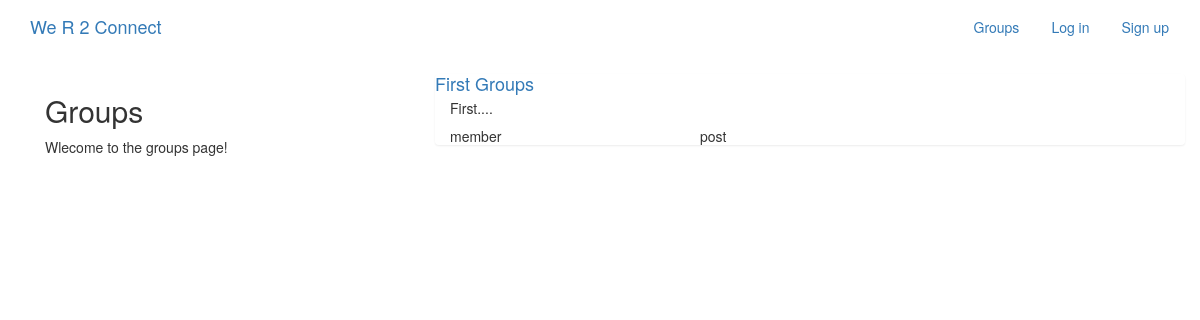
The page /groups/ on the database as committed earlier.
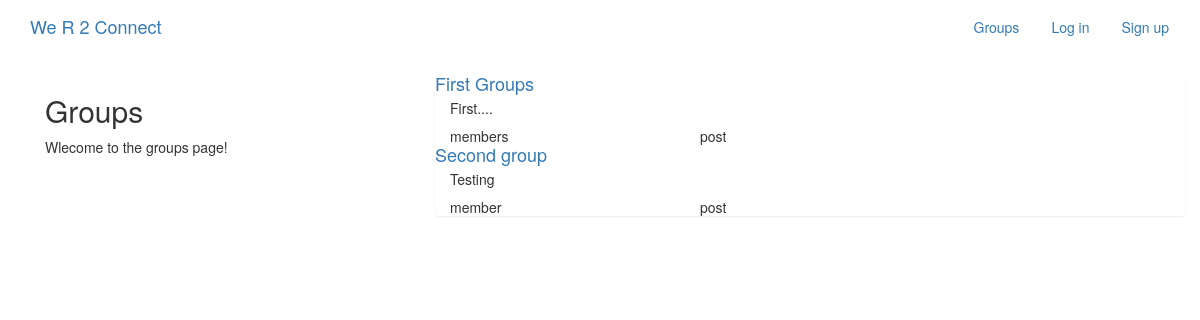
The same page on the database as committed later.
### groups/models.py (models this page shows, shortened)
class Group(models.Model):
    name = models.CharField(max_length=255, unique = True)
    slug = models.SlugField(allow_unicode = True, unique = True)
    description = models.TextField(blank = True, default='')
    description_html = models.TextField(editable=False, default='', blank=True)
    members = models.ManyToManyField(User, through= 'GroupMember')
    class Meta:
        ordering = ['name']

### groups/views.py (the view)
class ListGroups(generic.ListView):
    model = Group

### groups/templates/groups/group_list.html (shortened to what this page needs)
{% extends 'groups/group_base.html' %}
{% block pregroup %}
<div class="col-md-4">
    <div class="content">
        <h2>Groups</h2>
        <p>Wlecome to the groups page!</p>
    </div>
</div>
{% endblock pregroup %}
{% block group_content %}
<div class="col-md-8">
    <div class="list-group">
        {% for group in object_list %}
        <a href="{% url 'groups:single' slug=group.slug %}"><h4 class="title list-group-item-heading" >{{group.name}}</h4> </a>
        <div class="list-group-item-text container-fluid">
            {{group.description_html|safe}}
            <div class="row">
                <div class="col-md-4">
                    member{{group.members.count|pluralize}}
                </div>
                <div class="col-md-4">
                    post{{group.post.count|pluralize}}
                </div>
            </div>
        </div>
        {% endfor %}
    </div>
</div>
{% endblock group_content %}

Rows that differ between the two databases and show on the page:
added Group: name "Second group", description_html "Testing"
